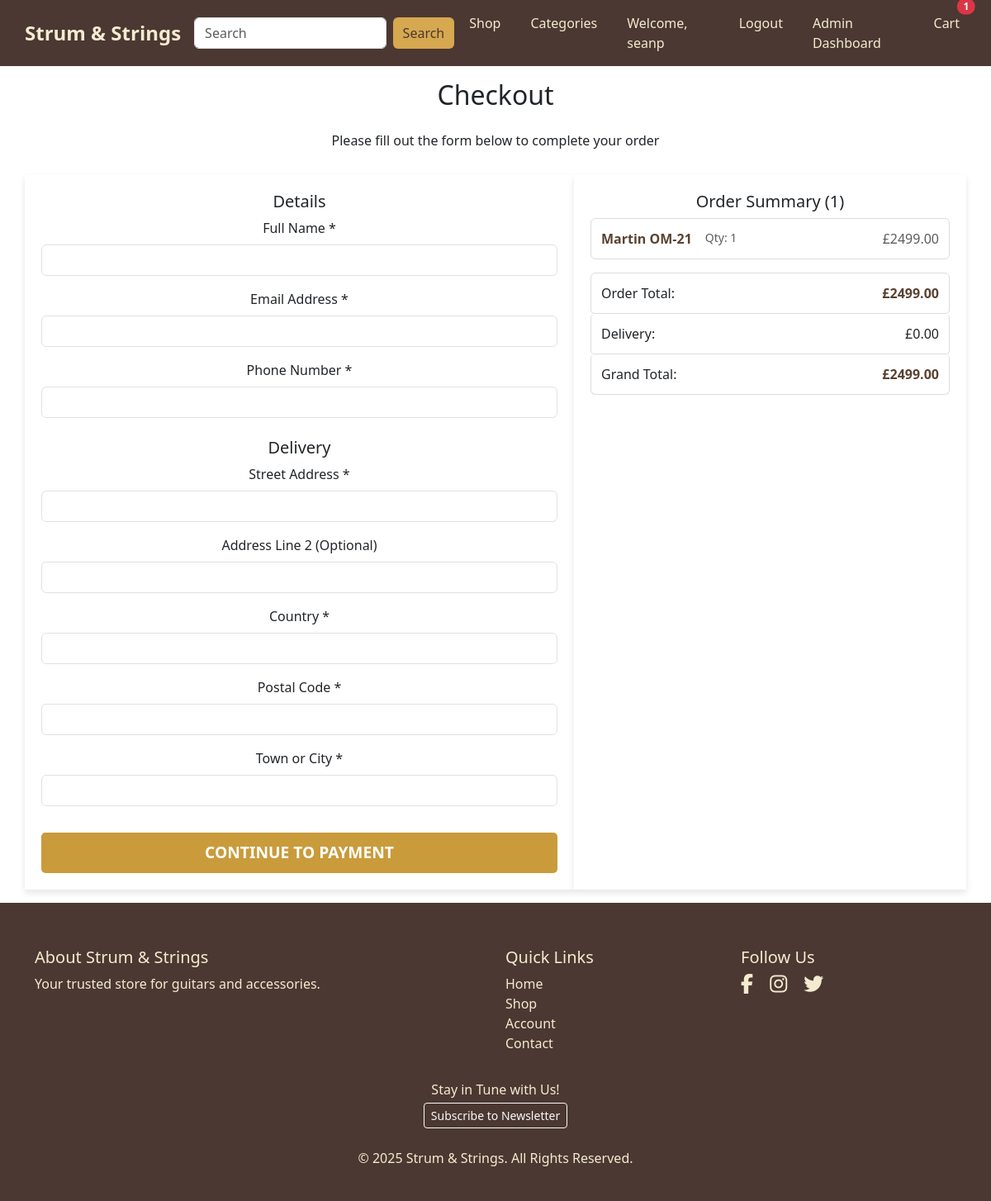
The page /cart/checkout/ (signed in) on the database as committed earlier.
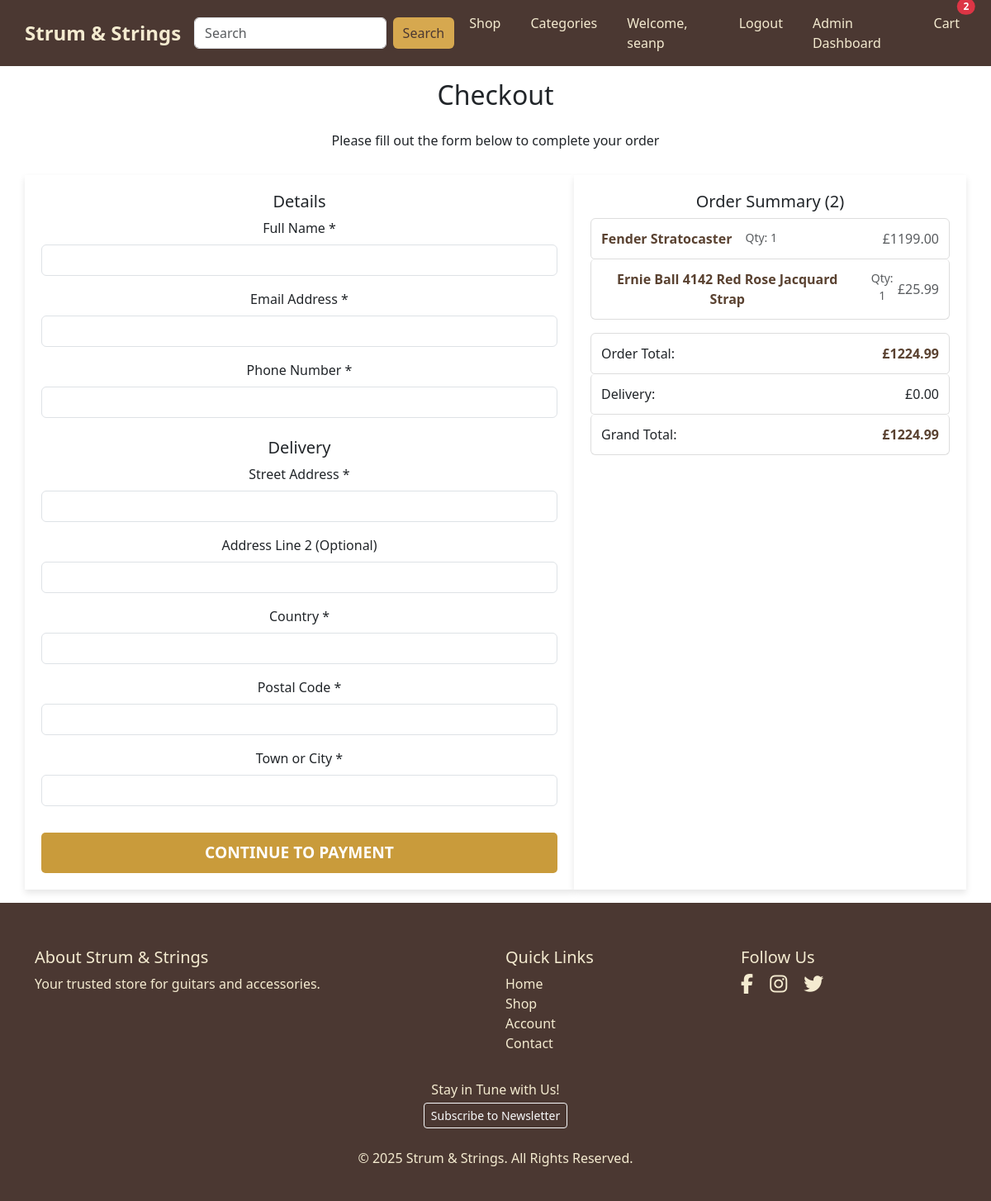
The same page on the database as committed later.
### cart/models.py (models this page shows, shortened)
class CartItem(models.Model):
    user = models.ForeignKey(User, on_delete=models.CASCADE)
    product = models.ForeignKey(Product, on_delete=models.CASCADE)
    quantity = models.PositiveIntegerField(default=1)
    added_on = models.DateTimeField(auto_now_add=True)

### products/models.py (models this page shows, shortened)
class Product(models.Model):
    name = models.CharField(max_length=200)
    brand = models.CharField(
        max_length=100,
        help_text="e.g. Gibson, Martin, Yamaha, Fender, etc.",
        default="Unknown",
    )
    category = models.ForeignKey(
        Category,
        on_delete=models.CASCADE,
        related_name='products'
    )
    model = models.CharField(
        max_length=100,
        help_text="e.g. Stratocaster, Les Paul, Dreadnought, etc."
    )
    image = CloudinaryField(
        "image",
        blank=True,
        null=True,
        help_text="Upload product image to Cloudinary."
    )
    short_description = models.TextField(blank=True)
    price = models.DecimalField(
        max_digits=8,
        decimal_places=2,
        default=0.00,
        help_text="Price in GBP (e.g. 499.99)"
    )

### cart/views.py (the view, shortened to what this page needs)
# urls.py: path('checkout/', views.checkout, name='checkout'),
@login_required
def checkout(request):
    cart_items = CartItem.objects.filter(user=request.user)
    for item in cart_items:
        item.subtotal = item.product.price * item.quantity
    total = sum(item.subtotal for item in cart_items)
    delivery_fee = Decimal('0.00')
    free_delivery_threshold = Decimal('50.00')
    if total < free_delivery_threshold:
        delivery_fee = Decimal('4.95')
    grand_total = total + delivery_fee
    return render(request, 'cart/checkout.html', {
        'cart_items': cart_items,
        'total': total,
        'delivery_fee': delivery_fee,
        'grand_total': grand_total,
        'stripe_public_key': settings.STRIPE_PUBLIC_KEY,
    })

### cart/context_processors.py (called while the page is built)
def cart_item_count(request):
    if request.user.is_authenticated:
        count = CartItem.objects.filter(user=request.user).count()
    else:
        count = 0
    return {'cart_item_count': count}

### cart/templates/cart/checkout.html (shortened to what this page needs)
{% extends 'base.html' %}
{% load static %}
{% block extra_css %}
{{ block.super }}
  <link rel="stylesheet" href="{% static 'cart/css/cart.css' %}">
{% endblock %}
{% block main_class %}container py-5 mt-5{% endblock %}
{% block content %}
<h2 class="mb-4">Checkout</h2>
<p class="mb-4">Please fill out the form below to complete your order</p>
<div class="row">
  <div class="col-md-7">
    <form method="post" id="checkout-form">
      <h5>Details</h5>
      <div class="mb-3">
        <label for="full_name" class="form-label">Full Name *</label>
        <input type="text" class="form-control" id="full_name" name="full_name" required>
      </div>
      <div class="mb-3">
        <label for="email" class="form-label">Email Address *</label>
        <input type="email" class="form-control" id="email" name="email" required>
      </div>
      <div class="mb-3">
        <label for="phone" class="form-label">Phone Number *</label>
        <input type="text" class="form-control" id="phone" name="phone" required>
      </div>
      <h5 class="mt-4">Delivery</h5>
      <div class="mb-3">
        <label for="street_address1" class="form-label">Street Address *</label>
        <input type="text" class="form-control" id="street_address1" name="street_address1" required>
      </div>
      <div class="mb-3">
        <label for="street_address2" class="form-label">Address Line 2 (Optional)</label>
        <input type="text" class="form-control" id="street_address2" name="street_address2">
      </div>
      <div class="mb-3">
        <label for="country" class="form-label">Country *</label>
        <input type="text" class="form-control" id="country" name="country" required>
      </div>
      <div class="mb-3">
        <label for="postal_code" class="form-label">Postal Code *</label>
        <input type="text" class="form-control" id="postal_code" name="postal_code" required>
      </div>
      <div class="mb-3">
        <label for="town_or_city" class="form-label">Town or City *</label>
        <input type="text" class="form-control" id="town_or_city" name="town_or_city" required>
      </div>
      <button type="submit" class="btn btn-primary mt-3">
        Continue to Payment
      </button>
    </form>
  </div>
  <div class="col-md-5">
    <h5>Order Summary ({{ cart_items|length }})</h5>
    <ul class="list-group mb-3">
      {% for item in cart_items %}
      <li class="list-group-item d-flex justify-content-between align-items-center">
        <div class="d-flex flex-column">
          <div class="d-flex justify-content-between">
            <strong>{{ item.product.name }}</strong>
            <small class="text-muted ms-3">Qty: {{ item.quantity }}</small>
          </div>
        </div>
        <span class="text-muted">£{{ item.subtotal|floatformat:2 }}</span>
      </li>
      {% endfor %}
    </ul>
    <ul class="list-group">
      <li class="list-group-item d-flex justify-content-between">
        <span>Order Total:</span>
        <strong>£{{ total|floatformat:2 }}</strong>
      </li>
      <li class="list-group-item d-flex justify-content-between">
        <span>Delivery:</span>
        <span>£{{ delivery_fee|floatformat:2 }}</span>
      </li>
      <li class="list-group-item d-flex justify-content-between">
        <span>Grand Total:</span>
        <strong>£{{ grand_total|floatformat:2 }}</strong>
      </li>
    </ul>
  </div>
</div>
{% endblock %}

### templates/base.html (shortened to what the changed rows need)
{% load static %}
<!DOCTYPE html>
<html lang="en">
  <head>
    {% block corecss %}
    <link
      rel="stylesheet"
      href="https://cdn.jsdelivr.net/npm/bootstrap@5.3.0/dist/css/bootstrap.min.css"
    />
    <link
      rel="stylesheet"
      href="https://cdnjs.cloudflare.com/ajax/libs/font-awesome/6.4.2/css/all.min.css"
    />
    {% endblock %} {% block extra_css %}
    <link rel="stylesheet" href="{% static 'css/base.css' %}" />
    {% endblock %}
  </head>
  <body>
    <div class="wrapper d-flex flex-column">
      <header class="fixed-top">
        <nav class="navbar navbar-expand-lg navbar-dark container-fluid">
          <div class="collapse navbar-collapse" id="navbarNav">
            <ul
              class="navbar-nav ms-auto list-inline list-unstyled"
              id="nav-links-one"
            >
              <li class="nav-item">
                <a
                  class="nav-link position-relative"
                  href="{% url 'cart:view_cart' %}"
                >
                  Cart {% if cart_item_count > 0 %}
                  <span
                    class="position-absolute top-0 start-100 translate-middle badge rounded-pill bg-danger"
                  >
                    {{ cart_item_count }}
                  </span>
                  {% endif %}
                </a>
              </li>
            </ul>
          </div>
        </nav>
      </header>
      <main class="{% block main_class %}flex-grow-1{% endblock %}">
        {% block content %}{% endblock %}
      </main>
    </div>
  </body>
</html>

Rows that differ between the two databases and show on the page:
removed CartItem: product.name "Martin OM-21", quantity "1", subtotal "2499.00"
added CartItem: product.name "Fender Stratocaster", quantity "1", subtotal "1199.00"
added CartItem: product.name "Ernie Ball 4142 Red Rose Jacquard Strap", quantity "1", subtotal "25.99"
Other text that changed with them:
{{ cart_item_count }}: "1" → "2"
{{ cart_items|length }}: "1" → "2"
{{ total|floatformat:2 }}: "2499.00" → "1224.99"
{{ grand_total|floatformat:2 }}: "2499.00" → "1224.99"
